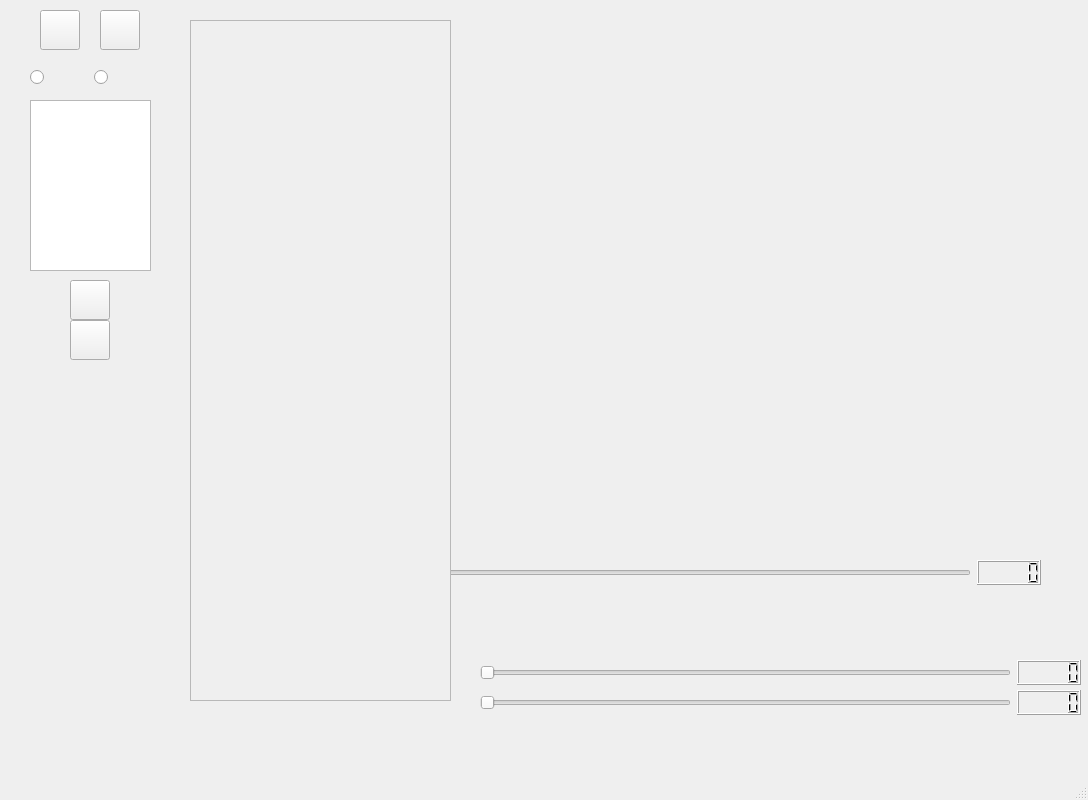
<?xml version="1.0" encoding="UTF-8"?>
<ui version="4.0">
 <class>MainWindow</class>
 <widget class="QMainWindow" name="MainWindow">
  <property name="geometry">
   <rect>
    <x>0</x>
    <y>0</y>
    <width>1088</width>
    <height>800</height>
   </rect>
  </property>
  <property name="windowTitle">
   <string>MainWindow</string>
  </property>
  <widget class="QWidget" name="centralwidget">
   <widget class="MatplotlibWidget" name="matplotlibwidget_static" native="true">
    <property name="geometry">
     <rect>
      <x>480</x>
      <y>30</y>
      <width>601</width>
      <height>631</height>
     </rect>
    </property>
   </widget>
   <widget class="MatplotlibWidget" name="matplotlibwidget_static_2" native="true">
    <property name="geometry">
     <rect>
      <x>270</x>
      <y>20</y>
      <width>781</width>
      <height>571</height>
     </rect>
    </property>
    <widget class="QWidget" name="layoutWidget">
     <property name="geometry">
      <rect>
       <x>10</x>
       <y>540</y>
       <width>761</width>
       <height>25</height>
      </rect>
     </property>
     <layout class="QHBoxLayout" name="horizontalLayout_4">
      <item>
       <widget class="QSlider" name="horizontalSliderSS">
        <property name="orientation">
         <enum>Qt::Horizontal</enum>
        </property>
       </widget>
      </item>
      <item>
       <widget class="QLCDNumber" name="lcdNumberSS"/>
      </item>
     </layout>
    </widget>
   </widget>
   <widget class="QPushButton" name="wyChooseFile">
    <property name="geometry">
     <rect>
      <x>40</x>
      <y>10</y>
      <width>40</width>
      <height>40</height>
     </rect>
    </property>
    <property name="text">
     <string/>
    </property>
    <property name="icon">
     <iconset>
      <normalon>:/pic/img/folder.png</normalon>
     </iconset>
    </property>
    <property name="iconSize">
     <size>
      <width>30</width>
      <height>30</height>
     </size>
    </property>
    <property name="autoDefault">
     <bool>false</bool>
    </property>
   </widget>
   <widget class="QPushButton" name="wyShowArchitecture">
    <property name="geometry">
     <rect>
      <x>100</x>
      <y>10</y>
      <width>40</width>
      <height>40</height>
     </rect>
    </property>
    <property name="text">
     <string/>
    </property>
    <property name="icon">
     <iconset resource="img.qrc">
      <normaloff>:/pic/img/biology.png</normaloff>:/pic/img/biology.png</iconset>
    </property>
    <property name="iconSize">
     <size>
      <width>30</width>
      <height>30</height>
     </size>
    </property>
   </widget>
   <widget class="QPushButton" name="wySubsetSelection">
    <property name="geometry">
     <rect>
      <x>70</x>
      <y>320</y>
      <width>40</width>
      <height>40</height>
     </rect>
    </property>
    <property name="text">
     <string/>
    </property>
    <property name="icon">
     <iconset>
      <normalon>:/pic/img/microscope.png</normalon>
     </iconset>
    </property>
    <property name="iconSize">
     <size>
      <width>30</width>
      <height>30</height>
     </size>
    </property>
   </widget>
   <widget class="QPushButton" name="wyPlot">
    <property name="geometry">
     <rect>
      <x>70</x>
      <y>280</y>
      <width>40</width>
      <height>40</height>
     </rect>
    </property>
    <property name="text">
     <string/>
    </property>
    <property name="icon">
     <iconset>
      <normalon>:/pic/img/brush.png</normalon>
     </iconset>
    </property>
    <property name="iconSize">
     <size>
      <width>30</width>
      <height>30</height>
     </size>
    </property>
   </widget>
   <widget class="QListView" name="listView">
    <property name="geometry">
     <rect>
      <x>30</x>
      <y>100</y>
      <width>121</width>
      <height>171</height>
     </rect>
    </property>
   </widget>
   <widget class="QWidget" name="layoutWidget">
    <property name="geometry">
     <rect>
      <x>30</x>
      <y>60</y>
      <width>122</width>
      <height>36</height>
     </rect>
    </property>
    <layout class="QHBoxLayout" name="horizontalLayout">
     <item>
      <widget class="QRadioButton" name="radioButton">
       <property name="text">
        <string/>
       </property>
       <property name="icon">
        <iconset>
         <normalon>:/pic/img/funnel.png</normalon>
        </iconset>
       </property>
       <property name="iconSize">
        <size>
         <width>30</width>
         <height>30</height>
        </size>
       </property>
      </widget>
     </item>
     <item>
      <widget class="QRadioButton" name="radioButton_2">
       <property name="text">
        <string/>
       </property>
       <property name="icon">
        <iconset>
         <normalon>:/pic/img/layers.png</normalon>
        </iconset>
       </property>
       <property name="iconSize">
        <size>
         <width>30</width>
         <height>30</height>
        </size>
       </property>
      </widget>
     </item>
    </layout>
   </widget>
   <widget class="QScrollArea" name="scrollArea">
    <property name="geometry">
     <rect>
      <x>190</x>
      <y>20</y>
      <width>261</width>
      <height>681</height>
     </rect>
    </property>
    <property name="widgetResizable">
     <bool>true</bool>
    </property>
    <widget class="QWidget" name="scrollAreaWidgetContents">
     <property name="geometry">
      <rect>
       <x>0</x>
       <y>0</y>
       <width>259</width>
       <height>679</height>
      </rect>
     </property>
    </widget>
   </widget>
   <widget class="QWidget" name="layoutWidget">
    <property name="geometry">
     <rect>
      <x>480</x>
      <y>660</y>
      <width>601</width>
      <height>25</height>
     </rect>
    </property>
    <layout class="QHBoxLayout" name="horizontalLayout_2">
     <item>
      <widget class="QSlider" name="horizontalSliderPatch">
       <property name="orientation">
        <enum>Qt::Horizontal</enum>
       </property>
      </widget>
     </item>
     <item>
      <widget class="QLCDNumber" name="lcdNumberPatch"/>
     </item>
    </layout>
   </widget>
   <widget class="QWidget" name="layoutWidget">
    <property name="geometry">
     <rect>
      <x>480</x>
      <y>690</y>
      <width>601</width>
      <height>25</height>
     </rect>
    </property>
    <layout class="QHBoxLayout" name="horizontalLayout_3">
     <item>
      <widget class="QSlider" name="horizontalSliderSlice">
       <property name="orientation">
        <enum>Qt::Horizontal</enum>
       </property>
      </widget>
     </item>
     <item>
      <widget class="QLCDNumber" name="lcdNumberSlice"/>
     </item>
    </layout>
   </widget>
  </widget>
  <widget class="QMenuBar" name="menubar">
   <property name="geometry">
    <rect>
     <x>0</x>
     <y>0</y>
     <width>1088</width>
     <height>23</height>
    </rect>
   </property>
  </widget>
  <widget class="QStatusBar" name="statusbar"/>
 </widget>
 <customwidgets>
  <customwidget>
   <class>MatplotlibWidget</class>
   <extends>QWidget</extends>
   <header location="global">matplotlibwidget.h</header>
   <container>1</container>
  </customwidget>
 </customwidgets>
 <resources>
  <include location="img.qrc"/>
 </resources>
 <connections/>
</ui>
